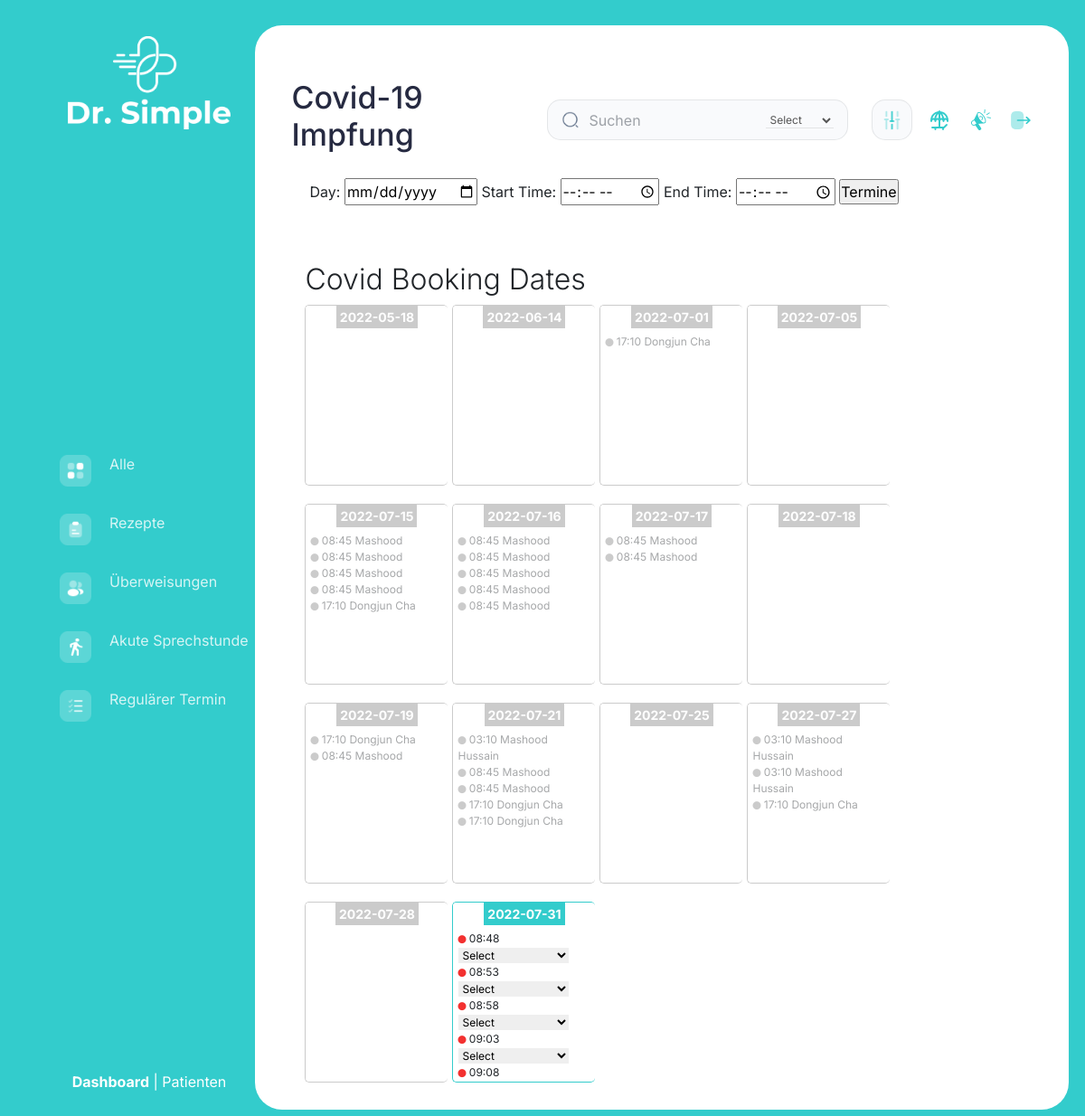
Page /Covid.php on the committed database.
### tables this page shows
CREATE TABLE `schedule` (
  `id` int(11) NOT NULL,
  `type` varchar(200) DEFAULT NULL,
  `date` varchar(200) DEFAULT NULL,
  `start_time` varchar(200) DEFAULT NULL,
  `end_time` varchar(200) DEFAULT NULL,
  `slot` varchar(200) DEFAULT NULL
);

### Covid.php (the view, shortened to what this page needs)
<!DOCTYPE html>
<html lang="en">
<head>
    <link rel="stylesheet" href="https://cdn.jsdelivr.net/npm/bootstrap@4.4.1/dist/css/bootstrap.min.css">
    <link rel="stylesheet" href="./style/style.css">
    <link rel="stylesheet" href="https://cdnjs.cloudflare.com/ajax/libs/font-awesome/6.1.1/css/all.min.css"
 />
</head>
<body class="dashboardWholeBody">
<main class="secondPageMainContainer">
    <?php $page="covid"; include 'sidebar.php'?>
    <section class="dashboardAbsoluteSection calenderDashboardForPadding">
        <header class="calenderDashboardHeader">
            <section class="dashboardNavSection">
                <h2>Covid-19 Impfung</h2>
                <div>
                    <form action="Covid.php" method="post">
                        <section>
                            <img src="./image/Dashboard/Nav Section/search.png" width="20px" height="19px" alt="">
                            <input type="text" placeholder="Suchen" name="searchproduct">
                            <select name="filterproduct">
                                <option selected disabled>Select</option>
                            </select>
                        </section>
                        <div>
                            <input type="submit" style="background-image: url('./image/Dashboard/Nav Section/setting.png'); border:none; background-repeat:no-repeat;background-size:70% 100%;" width="22px" height="22px" alt="" value="" name="searchbtn">
                        </div>
                    </form>
                </div>
                <?php include "action.php"; ?>
            </section>
                <div style="margin: 20px">
                    <form action="save_date_covid.php" method="post">
                        <p>
                            <label>Day:</label>
                            <input type="date" name="save_date_value">
                            <label>Start Time:</label>
                            <input type="time" name="save_start_value">
                            <label>End Time:</label>
                            <input type="time" name="save_end_value">
                            <input type="submit" name="save_date" value="Termine">
                        </p>
                    </form>
            </div>
        </header>
        <div class="container-fluid py-2">
            <h2 class="font-weight-light">Covid Booking Dates</h2>
            <div class="d-flex justify-content-start align-items-center flex-wrap" >
                    <?php
                                        include 'config.php';
                    $all_appointments = [];
                    if(isset($_POST['searchbtn']) && (!empty($_POST['searchproduct']) or !empty($_POST['filterproduct'])))
                    {
                        $name = $_POST['searchproduct'];
                        $filter = $_POST['filterproduct'];
                        $query = "SELECT
                                                        patient.id,
                                                        patient.name,
                                                        patient.is_active,
                                                        appointment.type,appointment.date,appointment.is_completed,appointment.is_confirm,
                                                        appointment.book_date,appointment.reason,appointment.d_id
                                                        FROM `appointment`
                                                        JOIN patient
                                                        ON patient.number = appointment.u_id WHERE appointment.type = 'covid' and patient.name = '$name'
                                                        order by date desc";
                                            $res = mysqli_query($conn, $query);
                                        }
                                        else{
                                            $query = "SELECT * FROM schedule group by date order by date asc";
                                            $res = mysqli_query($conn, $query);
                                        }
                                        if (mysqli_num_rows($res) > 0) {
                                            while ($row = mysqli_fetch_assoc($res)) {
                                                $date = $row['date'];
                                                if($row['date'] < date("Y-m-d")){?>
                                                    <div class="d-flex flex-column justify-content-start covidBookings disable_date" style="width: 20%; height: 200px; border: 1px solid grey;border-radius: 5px; margin-bottom: 20px; padding: 0 0px 0px;margin-right: 5px;border-right: none; overflow-y: auto">
                                                        <div style="position: sticky; top: 0; z-index: 10; background-color: white;" class="d-flex justify-content-center">
                                                            <p style="font-weight: bold; font-size: 14px; color: #ffffff; background-color: grey ; padding: 2px 4px; margin-bottom: 6px"><?php echo $row['date']?></p>
                                                        </div>
                                                        <div style="padding: 0 5px">
                                                            <?php
                                                            $query1 = "SELECT * FROM schedule where  date = '$date'";
                                                            $res1 = mysqli_query($conn, $query1);
                                                            if (mysqli_num_rows($res1) > 0) {
                                                                while ($row1 = mysqli_fetch_assoc($res1)) {
                                                                    $query5 = "SELECT appointment.u_id,appointment.book_date,appointment.type,appointment.book_slot,patient.name,patient.number  FROM appointment JOIN patient ON patient.number = appointment.u_id where appointment.book_date = '$date' and appointment.type = 'covid'";
                                                                    $res5 = mysqli_query($conn, $query5);
                                                                    if (mysqli_num_rows($res5) > 0) {
                                                                        while ($row5 = mysqli_fetch_assoc($res5)) {
                                                                            $all_appointments[$row5['book_slot']] = $row5['name'];
                                                                        }
                                                                    }
                                                                    ?>
                                                                    <p style="margin: 0;font-size: 12px">
                                                                        <?php
                                                                        if(!empty($all_appointments[$row1['slot']])){
                                                                            ?><i class="fa-solid fa-circle" style="color: grey;font-size: 9px;"></i><?php echo " ".array_search ($all_appointments[$row1['slot']], $all_appointments)." ".$all_appointments[$row1['slot']];
                                                                        }
                                                                        ?>
                                                                    </p>
                                                                    <?php
                                                                }
                                                            }?>
                                                        </div>
                                                    </div>
                                                <?php
                                                }else{
                                                    ?>
                                                    <div class="d-flex flex-column justify-content-start covidBookings " style="width: 20%; height: 200px; border: 1px solid #33CCCC;border-radius: 5px; margin-bottom: 20px; padding: 0 0px 0px;margin-right: 5px;border-right: none; overflow-y: auto">
                                                        <div style="position: sticky; top: 0; z-index: 10; background-color: white;" class="d-flex justify-content-center">
                                                            <p style="font-weight: bold; font-size: 14px; color: #ffffff; background-color: #33cccc ; padding: 2px 4px; margin-bottom: 6px"><?php echo $row['date']?></p>
                                                        </div>
                                                        <div style="padding: 0 5px">
                                                            <?php
                                                            $query1 = "SELECT * FROM schedule where  date = '$date'";
                                                            $res1 = mysqli_query($conn, $query1);
                                                            if (mysqli_num_rows($res1) > 0) {
                                                                while ($row1 = mysqli_fetch_assoc($res1)) {
                                                                    ?>
                                                                    <p style="margin: 0;font-size: 12px">
                                                                        <?php
                                                                        if(!empty($all_appointments[$row1['slot']])){
                                                                            ?><i class="fa-solid fa-circle" style="color: #33CCCC;font-size: 9px;"></i><?php echo " ".array_search ($all_appointments[$row1['slot']], $all_appointments)." ".$all_appointments[$row1['slot']];
                                                                        }else{
                                                                            ?><i class="fa-solid fa-circle" style="color: #f33130;font-size: 9px;"></i><?php echo " ".$row1['slot'];?>&nbsp
                                                                            <select name="user_appointed" class="user_appointed" style="border: 1px solid white">
                                                                                <option selected disabled>Select</option>
                                                                                ?> </select>
                                                                            <?php
                                                                        }
                                                                        ?>
                                                                    </p>
                                                                    <?php
                                                                }
                                                            }?>
                                                        </div>
                                                    </div>
                                                <?php
                                                }
                                                ?>
                    <?php
                     }
                                        }
                                        ?>
            </div>
        </div>
    </section>
</main>
</body>
</html>

### rows in the picture
schedule: date "2022-05-18"
schedule: date "2022-06-14"
schedule: date "2022-07-01"
schedule: slot "17:10", slot "Dongjun Cha"
schedule: date "2022-07-05"
schedule: date "2022-07-15"
schedule: slot "08:45", slot "Mashood"
schedule: slot "08:45", slot "Mashood"
schedule: slot "08:45", slot "Mashood"
schedule: slot "08:45", slot "Mashood"
schedule: slot "17:10", slot "Dongjun Cha"
schedule: date "2022-07-16", slot "08:45", slot "Mashood"
schedule: slot "08:45", slot "Mashood"
schedule: slot "08:45", slot "Mashood"
schedule: slot "08:45", slot "Mashood"
schedule: slot "08:45", slot "Mashood"
schedule: date "2022-07-17"
schedule: slot "08:45", slot "Mashood"
schedule: slot "08:45", slot "Mashood"
schedule: date "2022-07-18"
schedule: date "2022-07-19"
schedule: slot "17:10", slot "Dongjun Cha"
schedule: slot "08:45", slot "Mashood"
schedule: date "2022-07-21"
schedule: slot "03:10", slot "Mashood Hussain"
schedule: slot "08:45", slot "Mashood"
schedule: slot "08:45", slot "Mashood"
schedule: slot "17:10", slot "Dongjun Cha"
schedule: slot "17:10", slot "Dongjun Cha"
schedule: date "2022-07-25"
schedule: date "2022-07-27", slot "03:10", slot "Mashood Hussain"
schedule: slot "03:10", slot "Mashood Hussain"
schedule: slot "17:10", slot "Dongjun Cha"
schedule: date "2022-07-28"
schedule: date "2022-07-31", slot "08:48"
schedule: slot "08:53"
schedule: slot "08:58"
schedule: slot "09:03"
schedule: slot "09:08"
